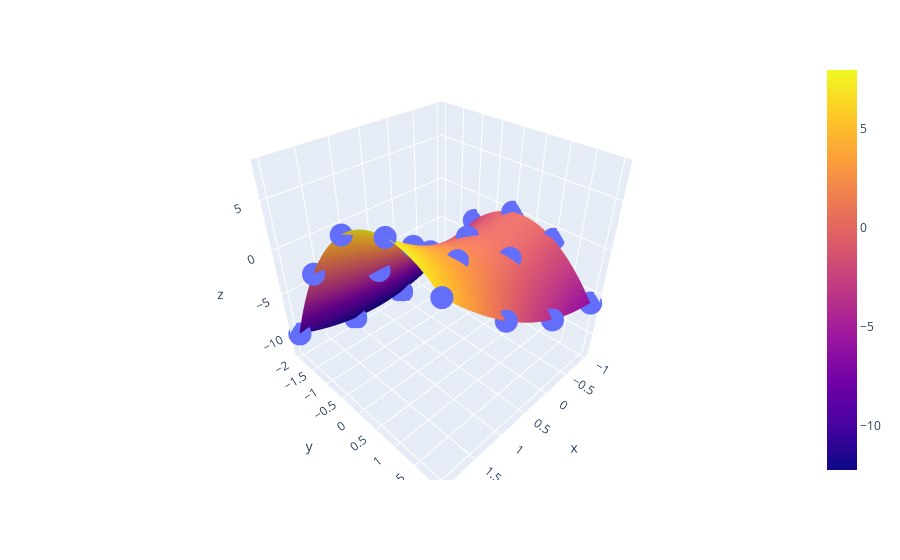

Here is the notebook cell this chart was saved with:
### Markdown cell above
### Тесты из файлов

### Code cell
x, y, z, p = read_xypzdata("data/tmp43")

func, _ = LeastSquare2D(x, y, z, p, 3)

x_pred = np.linspace(min(x), max(x), 40)
y_pred = np.linspace(min(y), max(y), 40)
z_graph = [[func(xi, yi) for xi in x_pred]for yi in y_pred]

fcoeffs = LeastSquaresCoeffs2D(x, y, z, p, 1)


fig = px.scatter_3d(x=x, y=y, z=z)
fig.add_trace(go.Surface(x=x_pred, y=y_pred, z=z_graph))
fig.show()

### Figure 1 — Plotly figure (JSON) as saved in the notebook; plotly's stock layout.template omitted (floating-point values rounded to 4 significant figures; data arrays with more than 128 entries replaced by an {"elided": "..."} marker saying what was removed)
{"data": [{"hovertemplate": "x=%{x}<br>y=%{y}<br>z=%{z}<extra></extra>", "legendgroup": "", "marker": {"color": "#636efa", "symbol": "circle"}, "mode": "markers", "name": "", "scene": "scene", "showlegend": false, "type": "scatter3d", "x": [-1, 0, 1, 2, -1, 0, 1, 2, -1, 0, 1, 2, -1, 0, 1, 2, -1, 0, 1, 2], "y": [-2, -2, -2, -2, -1, -1, -1, -1, 0, 0, 0, 0, 1, 1, 1, 1, 2, 2, 2, 2], "z": [-10, -12, -12, -10, -3, -4, -3, 0, 0, 0, 2, 6, -1, 0, 3, 8, -6, -4, 0, 6]}, {"type": "surface", "x": [-1, -0.9231, -0.8462, -0.7692, -0.6923, -0.6154, -0.5385, -0.4615, -0.3846, -0.3077, -0.2308, -0.1538, -0.07692, 0, 0.07692, 0.1538, 0.2308, 0.3077, 0.3846, 0.4615, 0.5385, 0.6154, 0.6923, 0.7692, 0.8462, 0.9231, 1, 1.077, 1.154, 1.231, 1.308, 1.385, 1.462, 1.538, 1.615, 1.692, 1.769, 1.846, 1.923, 2], "y": [-2, -1.897, -1.795, -1.692, -1.59, -1.487, -1.385, -1.282, -1.179, -1.077, -0.9744, -0.8718, -0.7692, -0.6667, -0.5641, -0.4615, -0.359, -0.2564, -0.1538, -0.05128, 0.05128, 0.1538, 0.2564, 0.359, 0.4615, 0.5641, 0.6667, 0.7692, 0.8718, 0.9744, 1.077, 1.179, 1.282, 1.385, 1.487, 1.59, 1.692, 1.795, 1.897, 2], "z": {"elided": "40x40 float values"}}], "layout": {"legend": {"tracegroupgap": 0}, "margin": {"t": 60}, "scene": {"domain": {"x": [0, 1], "y": [0, 1]}, "xaxis": {"title": {"text": "x"}}, "yaxis": {"title": {"text": "y"}}, "zaxis": {"title": {"text": "z"}}}}}
